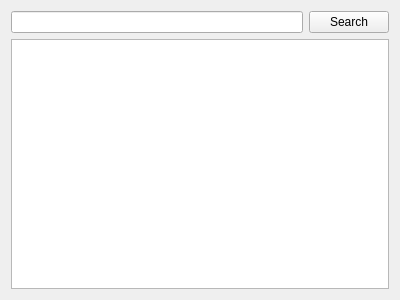
<?xml version="1.0" encoding="UTF-8"?>
<ui version="4.0">
 <class>Widget</class>
 <widget class="QWidget" name="Widget">
  <property name="geometry">
   <rect>
    <x>0</x>
    <y>0</y>
    <width>400</width>
    <height>300</height>
   </rect>
  </property>
  <property name="windowTitle">
   <string>Widget</string>
  </property>
  <layout class="QGridLayout" name="gridLayout">
   <item row="0" column="0">
    <widget class="QLineEdit" name="lineEdit"/>
   </item>
   <item row="0" column="1">
    <widget class="QPushButton" name="pushButton">
     <property name="text">
      <string>Search</string>
     </property>
    </widget>
   </item>
   <item row="1" column="0" colspan="2">
    <widget class="QTextEdit" name="textEdit"/>
   </item>
  </layout>
 </widget>
 <layoutdefault spacing="6" margin="11"/>
 <resources/>
 <connections/>
</ui>
